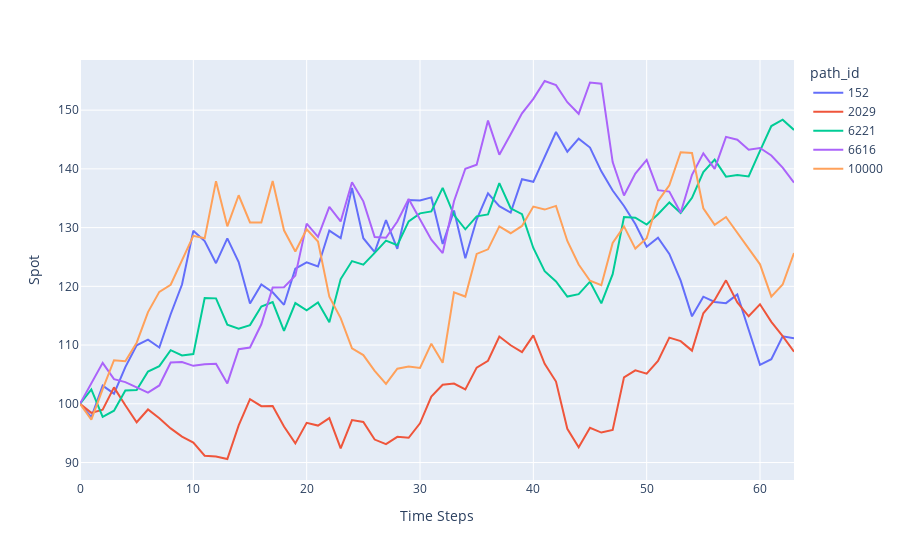

Notebook cell for this chart:
### Code cell
display(dsa_mostra_caminho_venda(spot_df, sel_path, 'Spot'))
